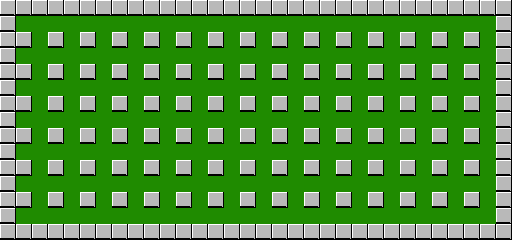

The image is a tile-based game level rendered from a .tmx file. Its description and source (layers, tilesets, objects; grid data summarised) follow:
An orthogonal 32x15 tile map with 16x16 px tiles, 2 tile layers (bg, wall) and 12 objects.

<map version="1.0" tiledversion="1.1.5" orientation="orthogonal" renderorder="right-down" width="32" height="15" tilewidth="16" tileheight="16" infinite="0" nextobjectid="118">
 <tileset firstgid="1" name="wall-base" tilewidth="16" tileheight="16" tilecount="10" columns="10">
  <image source="../Resources/Map/wall-base.png" width="160" height="16" />
 </tileset>
 <layer name="bg" width="32" height="15">
  <properties>
   <property name="type" value="bg" />
  </properties>
  <data>[480 cells, 480 non-empty, 1 distinct tile ids]</data>
 </layer>
 <layer name="wall" width="32" height="15">
  <properties>
   <property name="type" value="wall" />
  </properties>
  <data>[480 cells, 180 non-empty, 1 distinct tile ids]</data>
 </layer>
 <objectgroup name="wall_obj">
  <object id="103" gid="2" x="16" y="48" width="16" height="16" />
  <object id="104" gid="2" x="48" y="48" width="16" height="16" />
  <object id="105" gid="2" x="48" y="80" width="16" height="16" />
  <object id="106" gid="2" x="16" y="80" width="16" height="16" />
  <object id="107" gid="2" x="16" y="16" width="16" height="16" />
  <object id="108" gid="2" x="32" y="16" width="16" height="16" />
  <object id="109" gid="2" x="48" y="16" width="16" height="16" />
  <object id="110" gid="2" x="0" y="32" width="16" height="16" />
  <object id="114" gid="2" x="64" y="16" width="16" height="16" />
  <object id="115" gid="2" x="80" y="16" width="16" height="16" />
  <object id="116" gid="2" x="80" y="48" width="16" height="16" />
  <object id="117" gid="2" x="80" y="80" width="16" height="16" />
 </objectgroup>
</map>